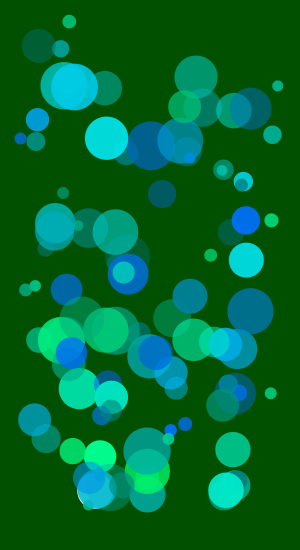
Frame 1 (no input)
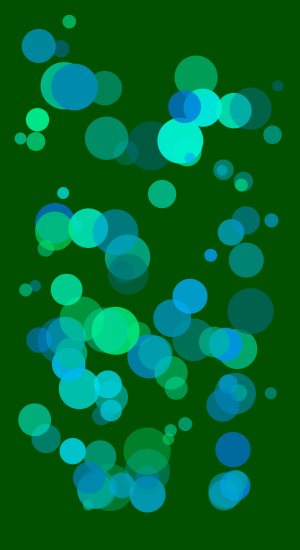
Frame 60 (the mouse pressed at the canvas centre just before this capture)
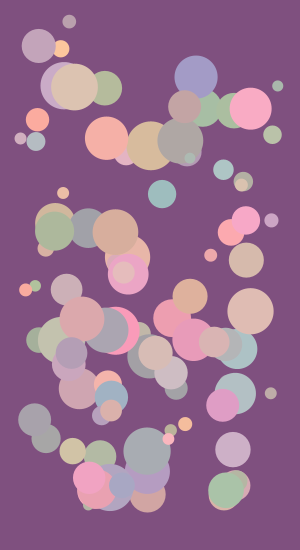
Frame 120 (the mouse held since frame 60 and released just before this capture)

The Processing sketch that drew these frames (run headless with seeded random() and noise(); from frame 60 on, the mouse is pressed at the canvas centre):

// Processing sketch: processing_91957
// ── processing_91957.pde

//Rosa Han
//March 5 2013
//Assignment 5 

int balls=100;
int diam=140;
float [] xpos= new float[balls];
float [] ypos= new float[balls];
float [] ballsize= new float[balls];
 
void setup() {
  size(300, 550);
  background(0);
  noStroke();
  smooth();
  frameRate(15);
  for (int x = 0; x < balls; x++) {
    ballsize[x]= random(10, 50);
    xpos[x]= random(ballsize[x], width-ballsize[x] );
    ypos[x]= random(ballsize[x], height-ballsize[x] );
  
  }
 
 
  
}
void draw() {
 background(map(mouseX, 0, width, 0, 255), 80, map(mouseY, 0, height, 0 , 255));
  
  
  for (int x = 0; x < balls; x++) {
    ellipse (xpos[x], ypos[x], ballsize[x], ballsize[x]);
 

 
    if (mousePressed) { 
      fill (random(155, 255), random(155,200), random(155, 200));
      
    
 
    }else {
      fill (0, random(100, 255), random(100, 255), random(100, 255));
    }
     
  }
  
}
